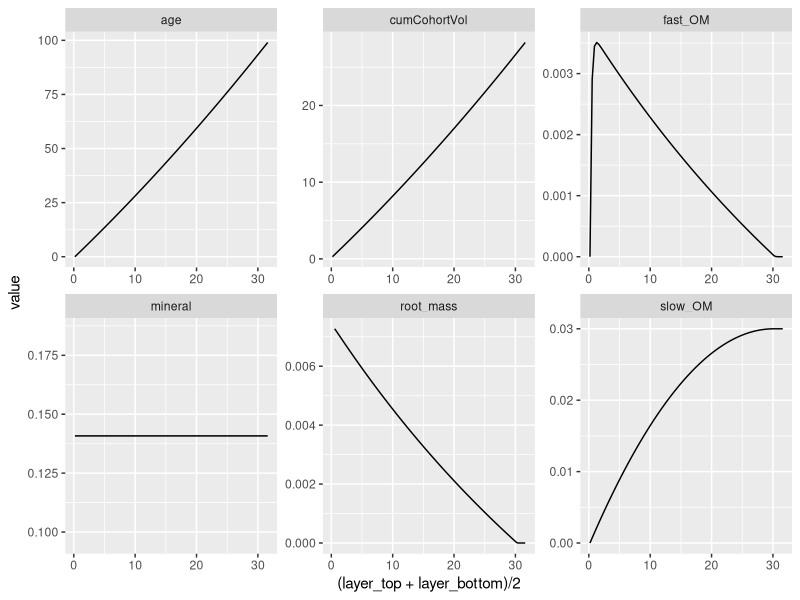
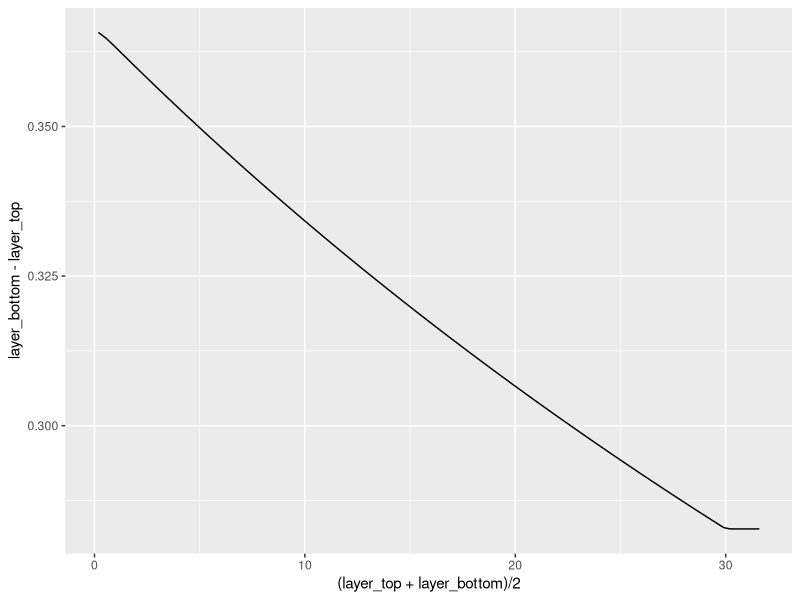
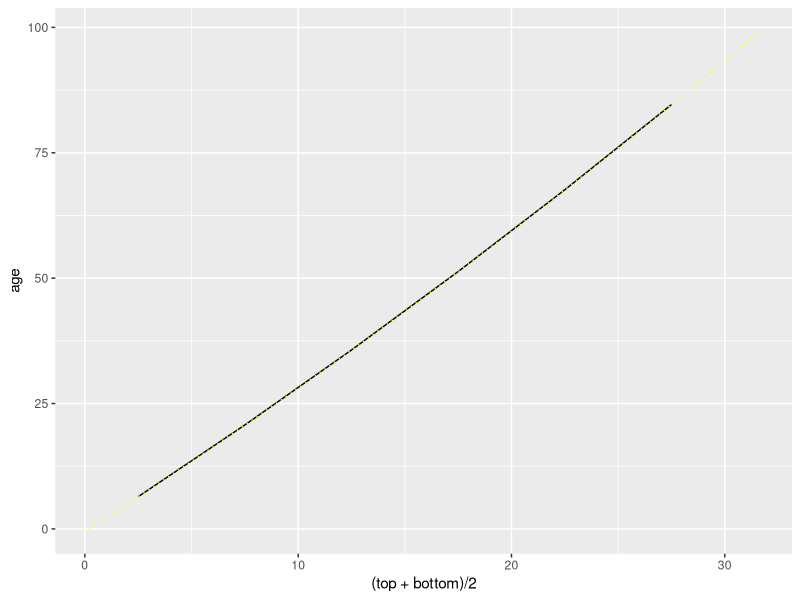
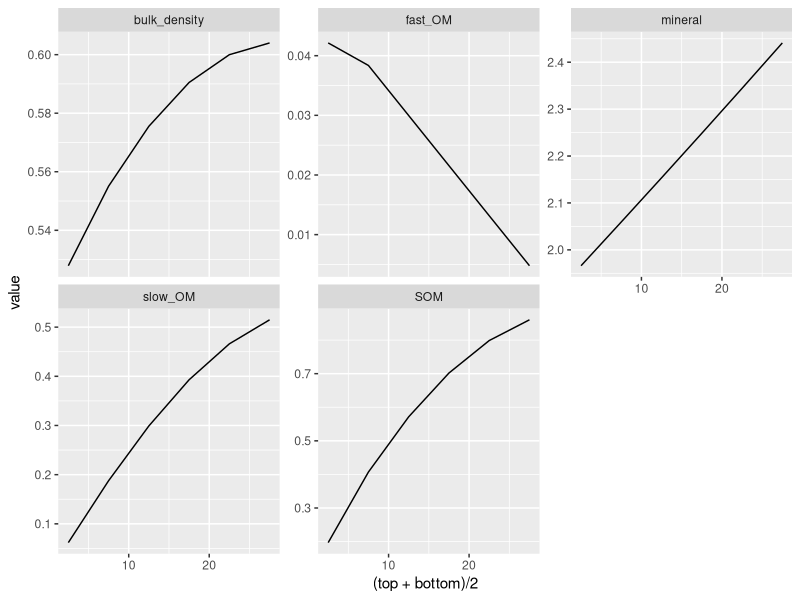

These figures' R source, in order: (Note: a time limit stopped this script after it produced the figures.)
## ---- chunk 1
library(tidyverse)

defaultParms <- list(rootDepthMax = 30, # Depth of the root zone in cm below surface
                     totalRootBiomass = 0.3, # 0.3 Total Root Biomass, g/cm2
                     rootTurnover = 0.5,  # Below Ground Turnover Rate of roots, 1/yr
                     rootOmFrac = list(fast=0.8, slow=0.2), # root allocation to om pools (labile, slow), g/g
                     omDecayRate = list(fast=0.8, slow=0), # organic matter decay rate (labile, slow), 1/yr
                     ssc = 20, # Suspended Sediment Concentration, mg per liter
                     depthBelowMHW = 10) # Depth of Marsh Surface Below Mean High Water

defaultConsts <- list(soilLength = 1, soilWidth = 1, #assume a 1x1 cm2 area
                      shape='linear', #root weight distribution
                      packing = list(root = 0.085, #density of roots g-C/cm3
                                     organic = 0.085 ,  # Organic Self Packing Densities: k1 g-C/cm3
                                     mineral = 1.99), # Inorganic Self Packing Densities  k2 g-C/cm3
                      nTidesPerYear = 704, #number of high tides per year
                      sedimentInputType = c('constant', 'relative', 'dynamic')[1],
                      modernAge = NA) #max age in modern soil profile
## ---- chunk 2

#return the mass of the live roots between two layers
massLiveRoots <- function(layerBottom, layerTop, parms, consts ){
  
  if(!all(c('soilLength', 'soilWidth') %in% names(consts))){
    stop('Can not find all constants.')
  }
  soilLength <- consts$soilLength
  soilWidth <- consts$soilWidth
  
  if(!all(c('totalRootBiomass', 'rootDepthMax') %in% names(parms))){
    stop('Can not find all parameters.')
  }
  totalBiomassByArea <- parms$totalRootBiomass
  rootDepthMax <- parms$rootDepthMax
  
  totalRootMass <- soilLength*soilWidth*totalBiomassByArea
  
  ##reset the layers that are beyond the root inputs to have 0 depths
  layerBottom[layerBottom > rootDepthMax] <- rootDepthMax
  layerTop[layerTop > rootDepthMax] <- rootDepthMax
  
     #TODO add dynamic parabolic inputs to determin totalRootMass
  
  if(consts$shape == 'linear'){
    #mass_per_depth = slope * depth + intercept
    #totalRootMass = 1/2 * rootDepthMax * intecept ==> intercept = 2 * totalRootMass / rootDepthMax
    #slope = - intercept/rootDepthMax
    #mass = integral(mass_per_depth, depth)
    rootMass <- 2*totalRootMass*(layerBottom-layerTop)/rootDepthMax - 
      totalRootMass *(layerBottom ^2-layerTop^2)/rootDepthMax^2
    return(rootMass)
  }else{
 
    stop('Unknown shape specified')
  }
}

##Check liveRoots
#massLiveRoots(layerBottom = seq(5, 40, by=5), layerTop=seq(0, 35, by=5))
#plot(massLiveRoots(layerBottom = seq(5, 40, by=5), layerTop=seq(0, 35, by=5)))
#sum(massLiveRoots(layerBottom = seq(1, 40, by=1), layerTop=seq(0, 39, by=1))) == defaultParms$totalRootBiomass

## ---- chunk 3
depthOfNotRootVolume <- function(nonRootVolume, parms, consts){
 
  if(!all(c('soilLength', 'soilWidth', 'shape', 'packing') %in% names(consts))){
    stop('Can not find all constants.')
  }
  soilLength <- consts$soilLength
  soilWidth <- consts$soilWidth
  rootDensity <- consts$packing$root
  shape <- consts$shape
  
  if(!all(c('rootDepthMax', 'totalRootBiomass') %in% names(parms))){
    stop('Can not find all expected parameters.')
  }
  rootDepthMax <- parms$rootDepthMax
  totalBiomassByArea <- parms$totalRootBiomass
  
  ####
  totalRootMass <- soilLength*soilWidth*totalBiomassByArea
  totalRootVolume <- totalRootMass/rootDensity
  
  if(totalRootVolume > soilLength*soilWidth*rootDepthMax){
    stop('Bad root volume')
  }
  
  if(shape == 'linear'){
    rootWidth <- totalRootVolume*2/(rootDepthMax*soilLength)

    #nonRootVolume = ((rootWidth/rootDepthMax*depth^2)/2 + depth*(soilWidth-rootWidth))*soilLength
    #            0 = rootWidth / (2*rootDepthMax) * depth ^2 + 
    #                   (soilWidth-rootWidth) * depth - nonRootVolume/soilLength ##solve for depth
    coef1 <- rootWidth / (2*rootDepthMax)
    coef2 <- soilWidth-rootWidth
    coef3 <- -nonRootVolume/soilLength
    ansDepth <- (-coef2 + sqrt(coef2^2-4*coef1*coef3))/(2*coef1)
    
    #correct for beyond root zone
    behondRootZone <- nonRootVolume > soilLength*soilWidth*rootDepthMax - totalRootVolume
    ansDepth[behondRootZone] <- (rootDepthMax +
                            (nonRootVolume - soilLength*soilWidth*rootDepthMax + totalRootVolume ) /
                              (soilLength*soilWidth)) [behondRootZone] #treat as a square
    return(ansDepth)
  }else{
    stop('Unknown shape specified')
  }
}

##Check depth of non root volue
#tester <- depthOfNotRootVolume(nonRootVolume = 1:100)
#plot(tester)
##plot(tester[1:99] - tester[2:100])
## ---- chunk 4
sedimentInputs <- function(yrForward=NA, #time currently ignored
                           marshElevation = NA, #marshElevation
                           parms, consts){ 
  ##Check constants
  if(!all(c('nTidesPerYear', 'sedimentInputType') %in% names(consts))){
    stop('Can not find expected constant names')
  }
  inputType <- consts$sedimentInputType # c('constant', 'relative', 'dynamic')[1]
  
  if(!all(c('ssc') %in% names(parms))){
    stop('Can not find expected parameter names')
  }
  ssc <- parms$ssc # Suspended Sediment Concentration, mg per liter
  
  ##Pull the depth below mean high water
  depthBelowMHW <- NA
  if(inputType == 'constant' & ('depthBelowMHW' %in% names(parms))){
    depthBelowMHW <- parms$depthBelowMHW # Depth of Marsh Surface Below Mean High Water
  }else{
    if(!'meanHighWaterElevation' %in% names(consts)){
      stop('Missing meanHighWaterElevation from consts list')
    }
  }
  
  if(inputType == 'relative'){
    #print('relative')
    depthBelowMHW <- max(0, consts$meanHighWaterElevation - marshElevation)
  }
  
  if(inputType == 'dynamic' & all(is.finite(yrForward)) & is.function(consts$meanHighWaterElevation)){
    #print('dynamic')
    depthBelowMHW <- max(0, consts$meanHighWaterElevation(yrForward) - marshElevation)
  }
  
  if(is.na(depthBelowMHW)){
    stop('Bad depth below MHW defined.')
  }
 
  #print(depthBelowMHW)
  
  meanTidalHeight <- depthBelowMHW
  ssc_gPerCm2 <- ssc * 0.000001 # convert mg/l to grams/cm^2
  cumAnnWaterVol <- consts$nTidesPerYear * meanTidalHeight # Cumulative water volume
  annSediment <- ssc_gPerCm2 * cumAnnWaterVol #g-sediment per year
  
  return(annSediment)
}

#sedimentInputs(consts = defaultConsts, parms = defaultParms)

# constSealevel <- defaultConsts
# constSealevel$sedimentInputType <- c('constant', 'relative', 'dynamic')[2]
# constSealevel$modernAge <- 99
# constSealevel$meanHighWaterElevation <- 31.74 + defaultParms$depthBelowMHW
# sedimentInputs(marshElevation = 31.74, consts = constSealevel, parms = defaultParms)

# constRaising <- defaultConsts
# constRaising$sedimentInputType <- c('constant', 'relative', 'dynamic')[3]
# constRaising$modernAge <- max(startingProfile$age)
# constRaising$meanHighWaterElevation <- function(year){
#   return(31.74 + 0.03*year)
# }
# sedimentInputs(yrForward = 1, marshElevation = 31.74, consts = constRaising, parms = defaultParms)
## ---- chunk 5
nextCohort <- function(massPools=data.frame(age=0, fast_OM=0, slow_OM=0, mineral=0,
                                            layer_top=0, layer_bottom=0),
                       topInputs_gPerYr = sedimentInputs,
                       rootProfile_g = massLiveRoots,
                       parms,
                       consts, dt_yr=1 ){
  if(!all(c('age', 'fast_OM', 'slow_OM', 'mineral') %in% names(massPools))){
    stop('Badly named massPools')
  }
  
  if(!all(c( 'rootTurnover', 'rootOmFrac', 'omDecayRate') %in% names(parms))){
    stop('Can not find expected parameters.')
  }
  rootTurnover <- parms$rootTurnover
  rootOmFrac <- parms$rootOmFrac
  omDecayRate <- parms$omDecayRate
  
  if(!all(c('packing') %in% names(consts))){
    stop('Can not find expected constants.')
  }
  
  packing <- consts$packing
  
  if(!all(c('organic', 'mineral') %in% names(packing))){
    stop('Can not find expected packing densities.')
  }
  
  if(!all(c('fast', 'slow') %in% names(rootOmFrac))){
    stop('Can not find expected root fraction splits.')
  }
  
  if(!all(c('fast', 'slow') %in% names(omDecayRate))){
    stop('Can not find expected organic matter decay rates.')
  }
  
  #decay the OM pools and add dead roots
  ans <- massPools %>% 
    dplyr::select(age, fast_OM, slow_OM, mineral, layer_top, layer_bottom) %>%
    mutate(age = age + dt_yr,
           root_mass = rootProfile_g(layerTop = layer_top, layerBottom = layer_bottom,
                                     parms = parms,
                                     consts = consts)) %>%
    mutate(fast_OM = fast_OM + 
             root_mass * rootOmFrac$fast * rootTurnover * dt_yr -
             fast_OM * omDecayRate$fast * dt_yr,
           slow_OM = slow_OM + 
             root_mass * rootOmFrac$slow * rootTurnover * dt_yr -
             slow_OM * omDecayRate$slow * dt_yr)
  
  
  ans <- bind_rows(data.frame(age = 0, fast_OM= 0, slow_OM = 0, 
                              mineral = topInputs_gPerYr(yrForward = max(massPools$age) - consts$modernAge,
                                marshElevation = max(massPools$layer_bottom),
                                                         parms = parms, 
                                                         consts = consts) * dt_yr),
                   ans) %>% #add sediments to the top
    arrange(age) %>% #make sure things are sorted by age
    #calculate cumulative volumne of each pool
    mutate(cumCohortVol = cumsum( (fast_OM + slow_OM)*packing$organic + mineral*packing$mineral )) %>%
  #calculate depth profile
    mutate(layer_bottom = depthOfNotRootVolume(nonRootVolume = cumCohortVol,
                                               parms = parms, consts = consts)) %>%
    mutate(layer_top = c(0, layer_bottom[-length(layer_bottom)]))
  
  return(ans)
}

## ---- chunk 6

runToMEM <- function(cohortStep = nextCohort, parms, consts, 
                     maxAge = 200, relTol = 1e-6, absTol = 1e-8){
  cohortProfile <- cohortStep(parms = parms, consts = consts)[1,]
  
  #record.ls <- list(cohortProfile)
  for(ii in 2:maxAge){
    #if(ii %% 10 == 0){
    #  record.ls[[sprintf('Yr%d', ii)]] <- cohortProfile
    #}
    #oldCohort <- cohortProfile
    cohortProfile <- cohortStep(massPools = cohortProfile,
                                parms = parms,
                                consts = consts)
    
    ##have the last layer OM pools stabilized?
    if(abs(diff(cohortProfile$fast_OM[ii-c(0,1)] + cohortProfile$slow_OM[ii-c(0,1)])) < absTol |
       abs(diff(cohortProfile$fast_OM[ii-c(0,1)] + cohortProfile$slow_OM[ii-c(0,1)] ) /
           (cohortProfile$fast_OM[ii] + cohortProfile$slow_OM[ii])) < relTol){
      break
    }
  }
  return(cohortProfile)
}
## ---- chunk 7

tick <- Sys.time()
equProfile <- runToMEM(consts = defaultConsts, parms=defaultParms)
tock <- Sys.time() - tick
print(tock)

ggplot(equProfile %>%
         gather(key='variable', value='value', -layer_top, -layer_bottom)) +
  geom_line(aes(x=(layer_top+layer_bottom)/2, y=value)) +
  facet_wrap(~variable, scales='free')

ggplot(equProfile) +
  geom_line(aes(x=(layer_top+layer_bottom)/2, y=layer_bottom - layer_top))

## ---- chunk 8
sampleStep<- 5
profile_by_depth <- data.frame(top = seq(0, floor(max(equProfile$layer_top) - sampleStep),
                                         by=sampleStep), 
           bottom = seq(sampleStep, floor(max(equProfile$layer_top)), by=sampleStep)) %>%
  group_by(top, bottom) %>%
  mutate(age = weighted.mean(equProfile$age, 
                             pmax(pmin(equProfile$layer_bottom, bottom) - 
                                    pmax(equProfile$layer_top, top), 0)),
         fast_OM = sum(equProfile$fast_OM *
                             pmax(pmin(equProfile$layer_bottom, bottom) - 
                                    pmax(equProfile$layer_top, top), 0) / 
                         (equProfile$layer_bottom - equProfile$layer_top)),
         slow_OM = sum(equProfile$slow_OM * 
                             pmax(pmin(equProfile$layer_bottom, bottom) - 
                                    pmax(equProfile$layer_top, top), 0) / 
                         (equProfile$layer_bottom - equProfile$layer_top)),
         mineral = sum(equProfile$mineral* 
                             pmax(pmin(equProfile$layer_bottom, bottom) - 
                                    pmax(equProfile$layer_top, top), 0) / 
                         (equProfile$layer_bottom - equProfile$layer_top)),
         root = sum(equProfile$root_mass * 
                             pmax(pmin(equProfile$layer_bottom, bottom) - 
                                    pmax(equProfile$layer_top, top), 0) / 
                         (equProfile$layer_bottom - equProfile$layer_top)),
         soil_volume = sum((equProfile$cumCohortVol - 
                        c(0, equProfile$cumCohortVol[-length(equProfile$cumCohortVol)])) * 
                             pmax(pmin(equProfile$layer_bottom, bottom) - 
                                    pmax(equProfile$layer_top, top), 0) / 
                         (equProfile$layer_bottom - equProfile$layer_top))) %>%
  mutate(bulk_density = sum(fast_OM+slow_OM+mineral)/soil_volume) %>%
  mutate(SOM = sum(fast_OM+slow_OM)/bulk_density)

ggplot(profile_by_depth) +
  geom_line(aes(x=(top+bottom)/2, y=age)) +
  geom_line(data=equProfile, aes(x=(layer_top+layer_bottom)/2, y=age), color='yellow', linetype=3)

ggplot(profile_by_depth %>%
         gather(key='variable', value='value', SOM, bulk_density, fast_OM, slow_OM, mineral)) +
  geom_line(aes(x=(top+bottom)/2, y=value)) +
  facet_wrap(~variable, scales = 'free_y')
## ---- chunk 9
parametersToRun <- expand.grid(rootDepthMax=c(15, 30, 60), 
            totalRootBiomass=c(0.15, 0.3, 0.6),
            rootTurnover=c(0.25, 0.5, 0.9),
            rootOmFrac_fast=c(0.2, 0.4, 0.8),
            omDecayRate_fast=c(0.2, 0.4, 0.8),
            ssc=c(10, 20, 40),
            depthBelowMHW=c(5, 10, 20)) %>%
  filter(rootDepthMax*defaultConsts$packing$root/2 >
           totalRootBiomass) %>% #check that we don't have above a max biomass per area
  sample_n(size=60) %>%
  #slice(c(20, 14, 93, 400, 3000, 12000, 10000)) %>% # nrow = 12 600
  mutate(index = 1:n()) %>%
  group_by_all() %>%
  do((function(xx){
    newParms <- list(rootDepthMax = xx$rootDepthMax, # Depth of the root zone in cm below surface
                     totalRootBiomass = xx$totalRootBiomass, # Total Root Biomass, g/cm2
                     rootTurnover = xx$rootTurnover,  # Below Ground Turnover Rate of roots, 1/yr
                     rootOmFrac = list(fast=xx$rootOmFrac_fast, 
                                       slow=1-xx$rootOmFrac_fast), # root allocation to om pools (labile, slow), g/g
                     omDecayRate = list(fast=xx$omDecayRate_fast, slow=0), # organic matter decay rate (labile, slow), 1/yr
                     ssc = xx$ssc, # Suspended Sediment Concentration, mg per liter
                     depthBelowMHW = xx$depthBelowMHW)
    return(runToMEM(parms = newParms, consts = defaultConsts, maxAge=1000))
  })(.)) %>%
  mutate('Total OM [g]' = fast_OM + slow_OM,
         'Soil volume [cm3]' = (fast_OM + slow_OM) / defaultConsts$packing$organic +
                       mineral/defaultConsts$packing$mineral,
         'OM [g g-1]' = (fast_OM + slow_OM) / (fast_OM + slow_OM + mineral)) %>%
  mutate('SOM [g-OM cm-3]' = `Total OM [g]` / `Soil volume [cm3]`)


ggplot(parametersToRun %>%
         gather(key='variable', value='value', age:mineral, root_mass, `Total OM [g]`:`SOM [g-OM cm-3]`)) +
  geom_line(aes(x=(layer_top+layer_bottom)/2, y=value, group=index), alpha=0.3) +
  scale_y_log10() +
  facet_wrap(~variable, scales='free')
## ---- chunk 10
steadySeaLevel <- equProfile

constSealevel <- defaultConsts
constSealevel$sedimentInputType <- c('constant', 'relative', 'dynamic')[2]
constSealevel$modernAge <- max(equProfile$age)
constSealevel$meanHighWaterElevation <- max(equProfile$layer_bottom) + defaultParms$depthBelowMHW

for(ii in 1:100){
  steadySeaLevel <- nextCohort(massPools = steadySeaLevel, 
                             parms=defaultParms, consts = constSealevel)  
}

print(sprintf('Change in marsh elevation %.4f cm',max(steadySeaLevel$layer_bottom) - max(equProfile$layer_bottom)))

ggplot(steadySeaLevel) +
  geom_line(aes(x=(layer_top+layer_bottom)/2, y=age)) +
  geom_line(data=equProfile, aes(x=(layer_top+layer_bottom)/2, y=age), color='grey')

ggplot(steadySeaLevel %>%
         gather(key='variable', value='value', fast_OM:mineral, root_mass)) +
  geom_line(aes(x=(layer_top+layer_bottom)/2,# - 
                  #max(layer_bottom) + max(startingProfile$layer_bottom),
                y=value/(layer_bottom-layer_top))) +
  geom_line( data = equProfile %>%
               gather(key='variable', value='value', fast_OM:mineral, root_mass),
         aes(x=(layer_top+layer_bottom)/2,
                y=value/(layer_bottom-layer_top)), color='grey') +
  facet_wrap(~variable, scales='free')
## ---- chunk 11
raisingSeaLevel <- equProfile

constRaising <- defaultConsts
constRaising$sedimentInputType <- c('constant', 'relative', 'dynamic')[3]
constRaising$modernAge <- max(equProfile$age)
constRaising$meanHighWaterElevation <- function(year){
  return(max(equProfile$layer_bottom) + 0.03*year)
}

parms.df <- defaultParms
parms.df$totalRootBiomass <- function(meanHighWaterElevation,
                                      changeInMarshElevation= max(raisingSeaLevel$layer_bottom) -
                                                                      max(equProfile$layer_bottom)){
  #something here calculating the root biomass based on parabolic relationships
                                                                      }
for(ii in 1:100){
  raisingSeaLevel <- nextCohort(massPools = raisingSeaLevel, 
                             parms=defaultParms, consts = constRaising)  
}

print(sprintf('Change in marsh elevation %.4f cm',max(raisingSeaLevel$layer_bottom) - max(equProfile$layer_bottom)))

ggplot(raisingSeaLevel) +
  geom_line(aes(x=(layer_top+layer_bottom)/2, y=age)) +
  geom_line(data=equProfile, aes(x=(layer_top+layer_bottom)/2, y=age), color='grey')

ggplot(raisingSeaLevel %>%
         gather(key='variable', value='value', fast_OM:mineral, root_mass)) +
  geom_line(aes(x=(layer_top+layer_bottom)/2,# - 
                  #max(layer_bottom) + max(startingProfile$layer_bottom),
                y=value/(layer_bottom-layer_top))) +
  geom_line( data = equProfile %>%
               gather(key='variable', value='value', fast_OM:mineral, root_mass),
         aes(x=(layer_top+layer_bottom)/2,
                y=value/(layer_bottom-layer_top)), color='grey') +
  facet_wrap(~variable, scales='free')
